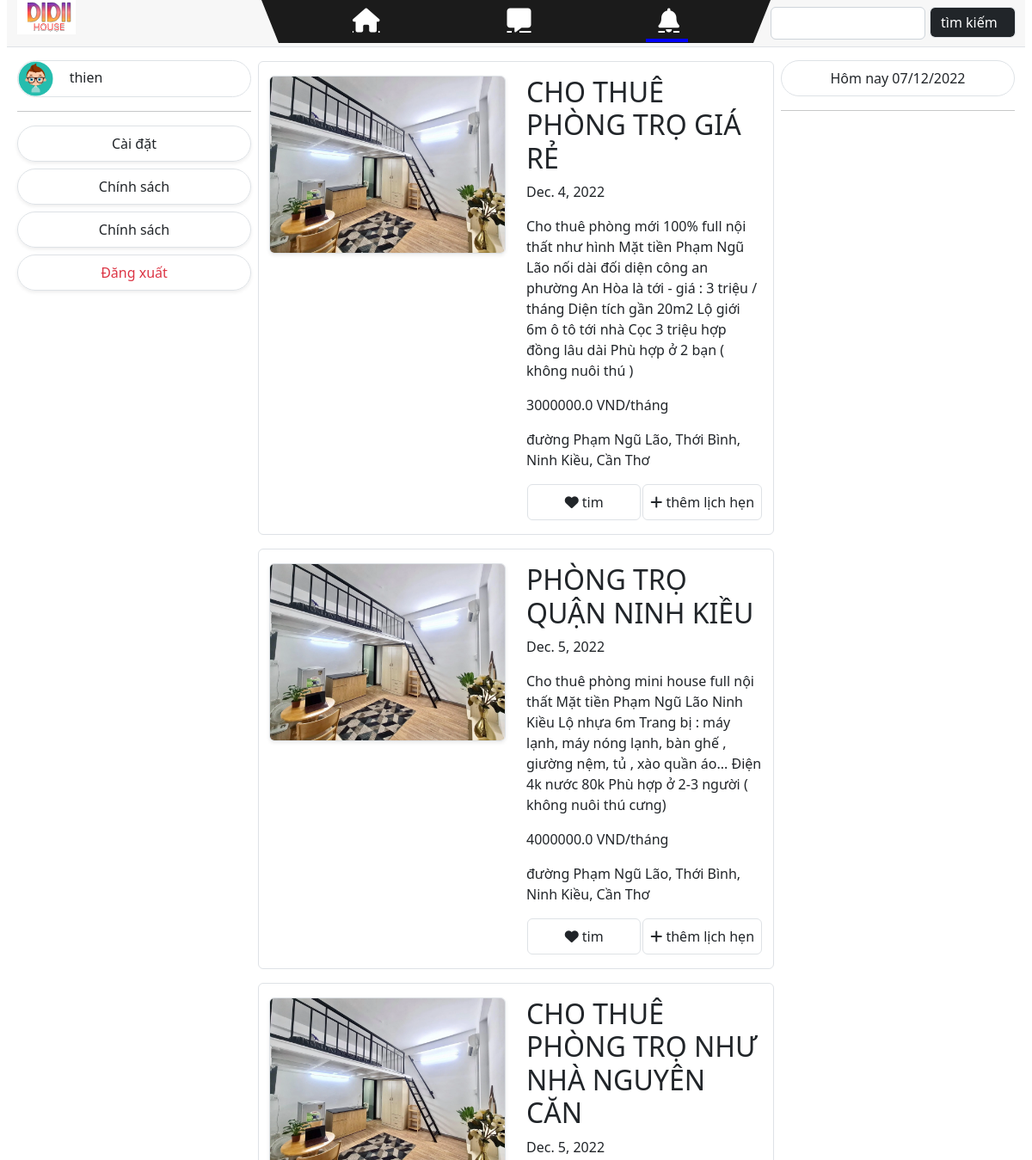
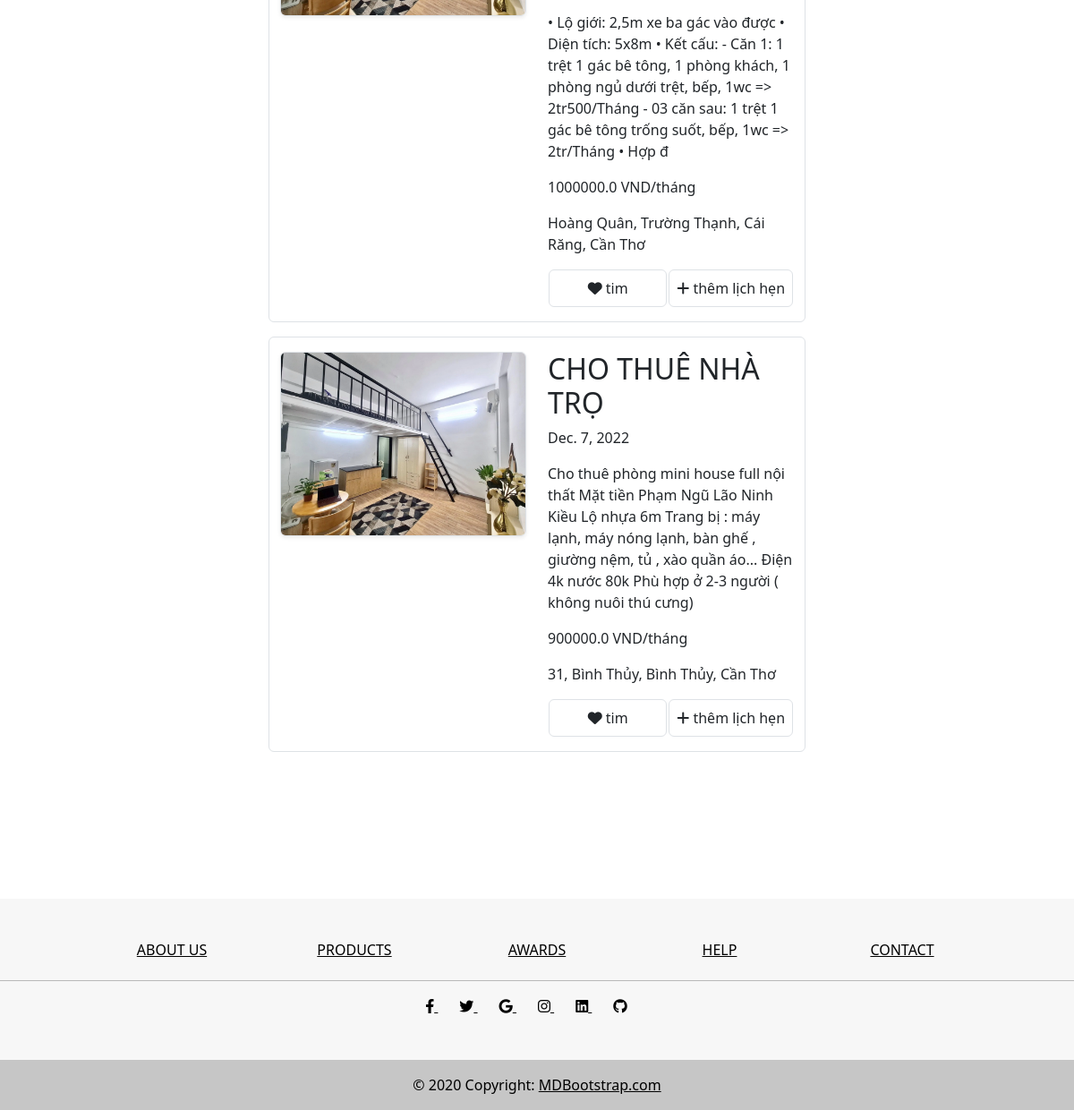
The page /didii/index/ (signed in) on the database its author committed (2 pictures, top to bottom).
### didii/models.py (models this page shows, shortened)
class post(models.Model):
    id_post = models.AutoField(primary_key=True)
    id_landlord = models.ForeignKey(landlord, on_delete=models.DO_NOTHING)
    date = models.DateField()
    title = models.CharField(max_length=50)
    content = models.CharField(max_length=250)
    img = models.ImageField(upload_to='images/', default="")
    id_add = models.ForeignKey(address, on_delete=models.CASCADE, to_field='id_add')
    id_interact = models.ForeignKey("interact", on_delete=models.CASCADE, to_field='id_interact')
    vote = models.FloatField()
    cost = models.FloatField()
    status = models.BooleanField()
    def get_id_add(self):
        return self.id_add

class address(models.Model):
    id_add = models.CharField(max_length=10, primary_key=True)
    city = models.CharField(max_length=20)
    district = models.CharField(max_length=20)
    ward = models.CharField(max_length=20)
    street = models.CharField(max_length=20)
    def get_address(self):
        return self.street + ", " + self.ward + ", " + self.district + ", " + self.city

### didii/views.py (the view)
# urls.py: path('index/', views.renderIndex, name='index'),
def renderIndex(request):
    posts = post.objects.all()
    sessions = Session.objects.all().first()
    calendars = ''
    if sessions is not None:
        if request.session['id_gr'] == 'CT':
            print(request.session['email'])
            calendars = schedule.objects.filter(email_ll = landlord.objects.get(email = request.session['email']))
        if request.session['id_gr'] == 'KH':
            calendars = schedule.objects.filter(email_cus = customer.objects.get(email = request.session['email']))
        return render(request, 'index.html', {'url': 'logout/', 'text': "Đăng xuất", 'posts': posts, 'calendars': calendars})
    if sessions is None:
        return render(request, 'index.html', {'url': 'login/', 'text': "Đăng nhập", 'posts': posts})

### didii/templates/index.html (shortened to what this page needs)
{% load static %}
<!DOCTYPE html>
<html lang="en">
  <head>
    {% include 'snippets/link.html' %}
  </head>
  <body>
    {% include './snippets/header.html' with message=message%}
    <div class="row mx-2 main">
      {% include './snippets/left_side.html' with name=name text=text %}
      {%include './snippets/content.html' with posts=posts %}
      {% include './snippets/right_side.html' with calendars=calendars %}
    </div>
    {% include "./snippets/footer.html" %}
  </body>
</html>

### didii/templates/snippets/link.html (shortened to what this page needs)
{% load static %}
{% block link %}
        <link href="https://cdn.jsdelivr.net/npm/bootstrap@5.2.2/dist/css/bootstrap.min.css" rel="stylesheet">
        <link rel="stylesheet" href="https://cdnjs.cloudflare.com/ajax/libs/font-awesome/6.2.0/css/all.min.css">
        <link rel="stylesheet" href="https://cdnjs.cloudflare.com/ajax/libs/font-awesome/6.2.0/css/brands.css" />
        <link rel="stylesheet" href="https://cdnjs.cloudflare.com/ajax/libs/font-awesome/6.2.0/css/solid.css" />
        <link rel="stylesheet" href="{% static 'index.css'%}" />
{% endblock link %}

### didii/templates/snippets/header.html (shortened to what this page needs)
{% load static %}
<div class="row head mx-2 border-bottom will_hidden" >
    <div class="col-3" style="height: 55px">
        <img src="{% static 'img/logo.svg' %}" width="25%">
    </div>
    <div class="trapezium col-6" style="height: 55px">
        <div class="py-2 d-flex justify-content-around menu-icon">
            <a href="back/" class="h3 fa-solid fa-house text-white "></a>
            <a href="#" class="h3 fa-solid fa-message text-white "></a>
            <a href="#" class="h3 fa-solid fa-bell text-white active"></a>
        </div>
    </div>
    <div class=" col-3 py-2 mb-2">
        <form action="">
            <div class="form-group row">
                <input type="text" class="form-control col-1" style="width: 180px"/>
                <input class="form-control col-1 text-white bg-dark rounded border h-50 px-auto" value="tìm kiếm" style="width: 100px; margin-left: 5px">
            </div>
        </form>
    </div>
</div>

### didii/templates/snippets/left_side.html
{% load static %}
<div class="col-3 pt-2" style="position: relative;">
    <div class="left_side">
        <div class="border rounded-pill">
            <img src="{% static 'img/avatar.png'%}" alt="avatar" width="15%">
            <a class="text-reset text-decoration-none" href="personal/" style="margin-left: 15px;">{{ request.session.name }}</a>
        </div>
        <hr>
        <div class="border rounded-pill p-2 text-center mb-2 shadow-sm">
            <a href="#" class="ml-2 text-decoration-none text-reset">Cài đặt</a>
        </div>
        <div class="border rounded-pill p-2 text-center mb-2 shadow-sm">
            <a href="#" class="ml-2 text-decoration-none text-reset">Chính sách</a>
        </div>
        <div class="border rounded-pill p-2 text-center mb-2 shadow-sm">
            <a href="#" class="ml-2 text-decoration-none text-reset">Chính sách</a>
        </div>
        <div class="border rounded-pill p-2 text-center mb-2 shadow-sm">
            <a href="{{ url }}" class="ml-2 text-decoration-none text-danger">{{ text }}</a>
        </div>
    </div>
</div>

### didii/templates/snippets/content.html
{% load static %}
<div class="col-6 px-2">
    {% for post in posts %}
        <div class="post-wrapper row my-3 py-3 border rounded">
            <div class="post-img col-6">
                <img src="{% static 'media/' %}{{ post.img }}" class="img-fluid border shadow-sm rounded">
            </div>
            <div class="post-info col-6">
                <div class="post-test">
                    <h2>{{ post.title }}</h2>
                    <p>{{ post.date }}</p>
                    <p>{{ post.content }}</p>
                    <p>{{ post.cost }} VND/tháng</p>
                    <p>{{ post.get_id_add.get_address}}</p>
                </div>
                <div class="post-btn d-flex justify-content-around">
                    <a href="heart={{ post.id_post }}/" class="text-reset border p-2 rounded" style="width: 132.45px; text-align: center; text-decoration: none">
                        <i class="fa-solid fa-heart"></i>
                        tim
                    </a>
                    <a href="add_book={{ post.id_post }}/" class="text-reset border p-2 rounded" style="text-decoration: none">
                        <i class="fa-solid fa-plus"></i>
                        thêm lịch hẹn
                    </a>
                </div>
            </div>
        </div>
    {% endfor %}
</div>

### didii/templates/snippets/right_side.html (shortened to what this page needs)
{% load static %}
<div class="col-3 pt-2" style="position: relative;">
    <div class="right_side">
        <div class="border rounded-pill p-2 text-center ">
          Hôm nay <span id="time"></span>
        </div>
        <hr>
    </div>
</div>

### didii/templates/snippets/footer.html
<footer class="text-center text-black" style="background-color: #f7f7f7">
  <div class="">
    <section class="mt-5">
      <div class="row text-center d-flex justify-content-center pt-5">
        <div class="col-md-2">
          <h6 class="text-uppercase font-weight-bold">
            <a href="#!" class="text-black">About us</a>
          </h6>
        </div>
        <div class="col-md-2">
          <h6 class="text-uppercase font-weight-bold">
            <a href="#!" class="text-black">Products</a>
          </h6>
        </div>
        <div class="col-md-2">
          <h6 class="text-uppercase font-weight-bold">
            <a href="#!" class="text-black">Awards</a>
          </h6>
        </div>
        <div class="col-md-2">
          <h6 class="text-uppercase font-weight-bold">
            <a href="#!" class="text-black">Help</a>
          </h6>
        </div>
        <div class="col-md-2">
          <h6 class="text-uppercase font-weight-bold">
            <a href="#!" class="text-black">Contact</a>
          </h6>
        </div>
      </div>
    </section>
    <hr />
    <section class="text-center mb-5">
      <a href="" class="text-black me-4">
        <i class="fab fa-facebook-f"></i>
      </a>
      <a href="" class="text-black me-4">
        <i class="fab fa-twitter"></i>
      </a>
      <a href="" class="text-black me-4">
        <i class="fab fa-google"></i>
      </a>
      <a href="" class="text-black me-4">
        <i class="fab fa-instagram"></i>
      </a>
      <a href="" class="text-black me-4">
        <i class="fab fa-linkedin"></i>
      </a>
      <a href="" class="text-black me-4">
        <i class="fab fa-github"></i>
      </a>
    </section>
  </div>
  <div class="text-center p-3" style="background-color: rgba(0, 0, 0, 0.2)">
    © 2020 Copyright:
    <a class="text-black" href="https://mdbootstrap.com/">MDBootstrap.com</a>
  </div>
</footer>

### didii/static/css/index.css (style rules this page uses)
body { position: relative; }
.trapezium { border-left: 20px solid transparent; border-right: 20px solid transparent; border-top: 50px solid #1B1B1B; z-index: 1; }
.menu-icon { position: relative; top: -48px; z-index: 2; }
.menu-icon a { position: relative; }
.active::after { position: absolute; content: ""; border: 2px solid blue; width: 200%; top: 35px; left: -15px; }
.head { height: 55px; background-color: #f7f7f7; position: sticky; top: 0px; z-index: 3; }
.active, .fade { animation-name: fade; animation-duration: 1.5s; }
.right_side { position: sticky; top: 70px; left: 0px; }
.left_side { position: sticky; top: 70px; z-index: 2; }
footer { position: relative; bottom: -100px; z-index: 0; }

### rows shown on the page
post: img (picture), title "CHO THUÊ PHÒNG TRỌ GIÁ RẺ", date "Dec. 4, 2022", content "Cho thuê phòng mới 100% full nội thất như hình Mặt tiền Phạm Ngũ Lão nối dài đối diện công an phường An Hòa là tới - giá : 3 triệu / tháng Diện tích gần 20m2 Lộ giới 6m ô tô tới nhà Cọc 3 triệu hợp đồng lâu dài Phù hợp ở 2 bạn ( không nuôi thú )", cost "3000000.0", get_id_add.get_address "đường Phạm Ngũ Lão, Thới Bình, Ninh Kiều, Cần Thơ"
post: img (picture), title "PHÒNG TRỌ QUẬN NINH KIỀU", date "Dec. 5, 2022", content "Cho thuê phòng mini house full nội thất Mặt tiền Phạm Ngũ Lão Ninh Kiều Lộ nhựa 6m Trang bị : máy lạnh, máy nóng lạnh, bàn ghế , giường nệm, tủ , xào quần áo... Điện 4k nước 80k Phù hợp ở 2-3 người ( không nuôi thú cưng)", cost "4000000.0", get_id_add.get_address "đường Phạm Ngũ Lão, Thới Bình, Ninh Kiều, Cần Thơ"
post: img (picture), title "CHO THUÊ PHÒNG TRỌ NHƯ NHÀ NGUYÊN CĂN", date "Dec. 5, 2022", content "• Lộ giới: 2,5m xe ba gác vào được • Diện tích: 5x8m • Kết cấu: - Căn 1: 1 trệt 1 gác bê tông, 1 phòng khách, 1 phòng ngủ dưới trệt, bếp, 1wc => 2tr500/Tháng - 03 căn sau: 1 trệt 1 gác bê tông trống suốt, bếp, 1wc => 2tr/Tháng • Hợp đ", cost "1000000.0", get_id_add.get_address "Hoàng Quân, Trường Thạnh, Cái Răng, Cần Thơ"
post: img (picture), title "CHO THUÊ NHÀ TRỌ", date "Dec. 7, 2022", content "Cho thuê phòng mini house full nội thất Mặt tiền Phạm Ngũ Lão Ninh Kiều Lộ nhựa 6m Trang bị : máy lạnh, máy nóng lạnh, bàn ghế , giường nệm, tủ , xào quần áo... Điện 4k nước 80k Phù hợp ở 2-3 người ( không nuôi thú cưng)", cost "900000.0", get_id_add.get_address "31, Bình Thủy, Bình Thủy, Cần Thơ"

### other values the page prints
{{ request.session.name }} "thien"
{{ text }} "Đăng xuất"
